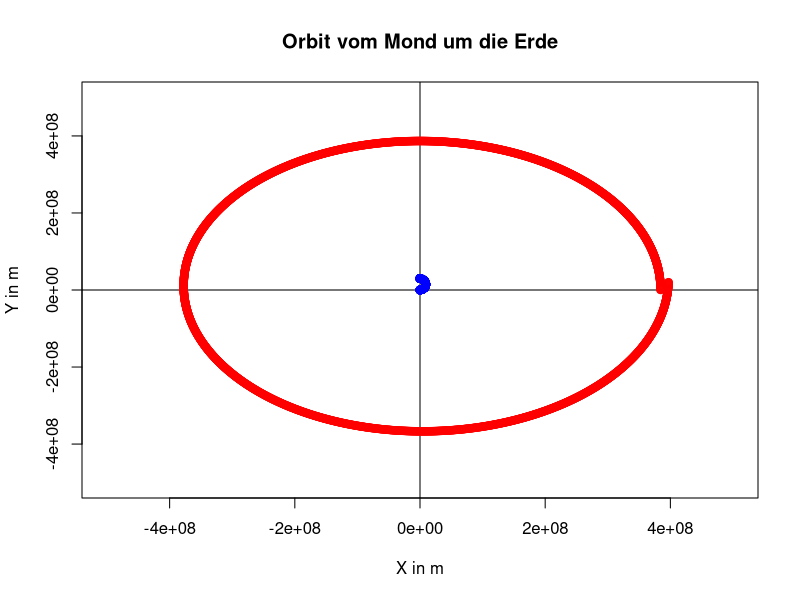
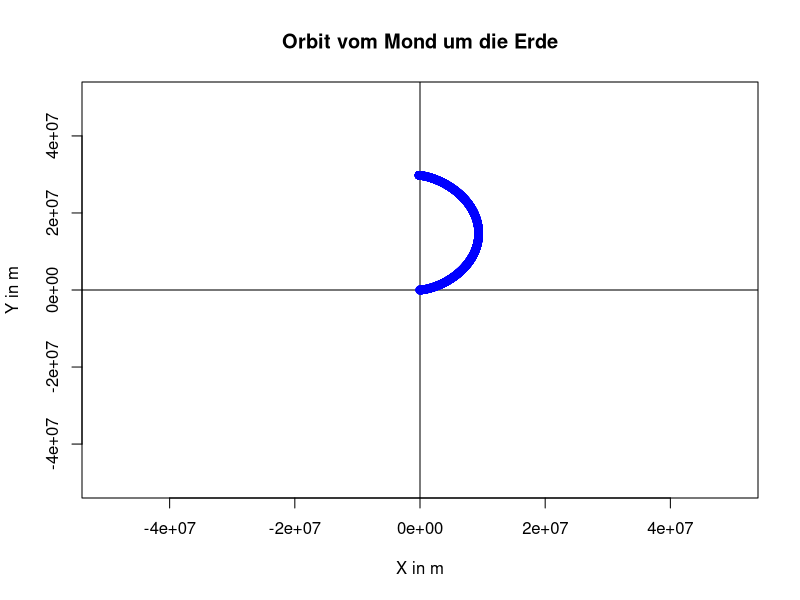

Write R code to recreate these figures, in order.
# 2974947.988,4000.853,-241376171.140,-277097.231,0.000
# 65237235.273,88728.640,-5301150727.212,-6188575.362,0.000
Monat <- read.table("../TextOutputs/Monat.txt",
                        header = TRUE,
                        sep = ",",
                        dec = ".")

plot(x = 1,                 
     xlab = "X in m", 
     ylab = "Y in m",
     xlim = c(-500000000, 500000000), 
     ylim = c(-500000000, 500000000),
     main = "Orbit vom Mond um die Erde",
     type = "n")
abline(h=0)
abline(v=0)
points(Monat$Erde_x, Monat$Erde_y, col="blue")
points(Monat$Mond_x, Monat$Mond_y, col="red")


plot(x = 1,                 
     xlab = "X in m", 
     ylab = "Y in m",
     xlim = c(-50000000, 50000000), 
     ylim = c(-50000000, 50000000),
     main = "Orbit vom Mond um die Erde",
     type = "n")
abline(h=0)
abline(v=0)
points(Monat$Erde_x, Monat$Erde_y, col="blue")
